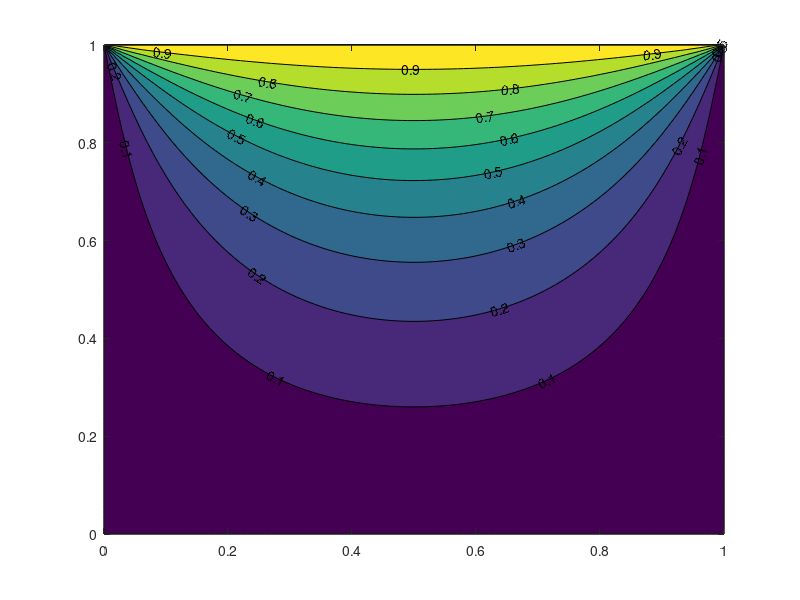

This figure's MATLAB source: (Note: this script raises an error after producing the figure.)
clc;
clear;
close all;

L = 1;
W = 1;

[x, y] = meshgrid(...
    linspace(0,L,101),...
    linspace(0,W,101));

T = zeros(size(x));

for n = 1:200
   a = ((-1)^(n+1)+1)/n;
   b = sin(n*pi*x/L);
   c = sinh(n*pi*y/L)/sinh(n*pi*W/L);
   
   T = T + 2/pi*a*b.*c;
   
end

figure;
contourf(x,y,T,0:0.1:1,'ShowText','on');
colormap(parula); colorbar;
set(gca(),"fontsize",16)
xlabel("X")
ylabel("Y")
axis square

figure;
plot(y(x==L/2),T(x==L/2),'bo-')
xlabel("X")
ylabel("Temperatura")
set(gca(),"fontsize",16)
save('Ex1_analitic','x','y','T');
